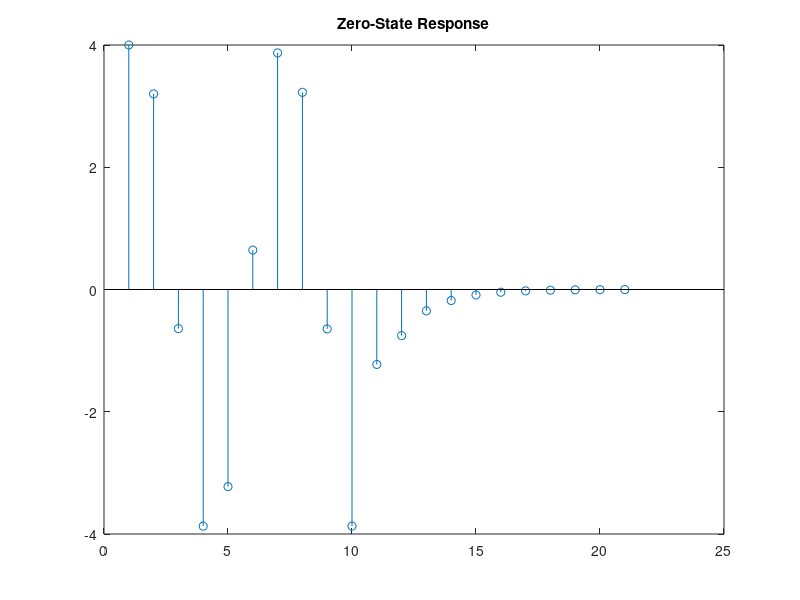

Here is the MATLAB script that generated this plot:
%% C

%zero state response is the response of system to an input x[n] when all
%the initial conditions are zero
%we can find this response by using the impulse response of the system
clear;
n = [0:20];
u = @(n) (n >= 0) * 1.0 .* (mod(n,1)==0);
x = @(n) 2*cos((2/6)*pi*n).*(u(n) - u(n-10));

b = [2];         % Numerator Coefficients
a = [1, -0.3, -0.1];          % Denominator Coefficients

yzs = filter(b,a,x(n));   % Zero State response
stem(yzs)
title('Zero-State Response');
